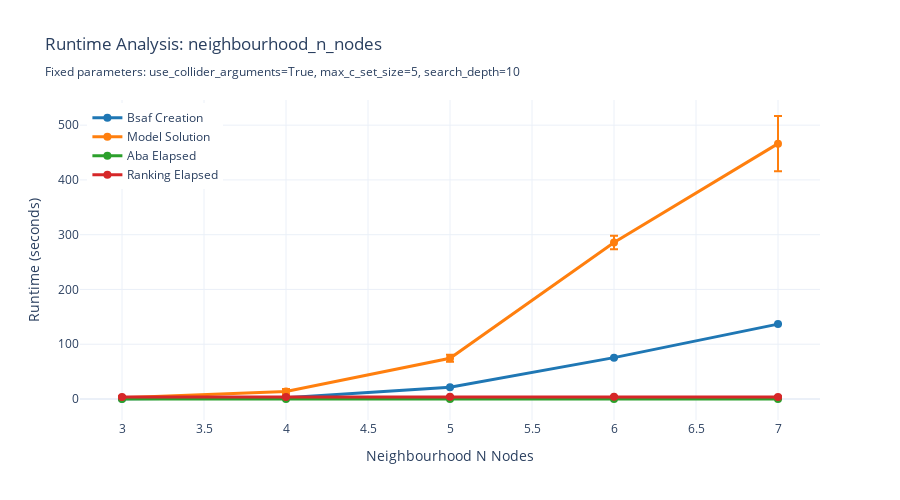
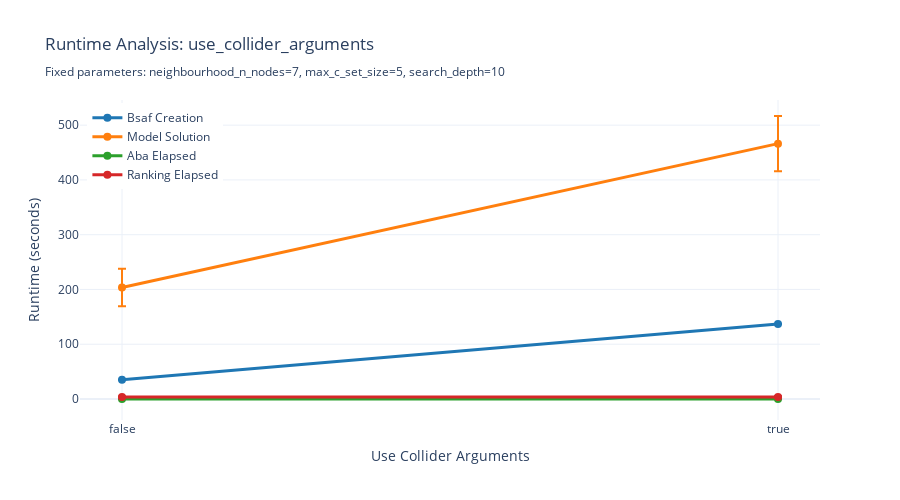
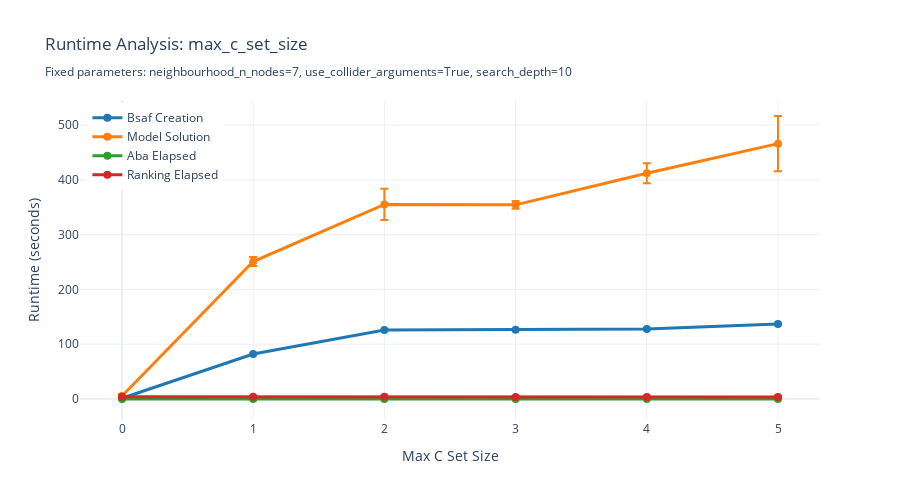
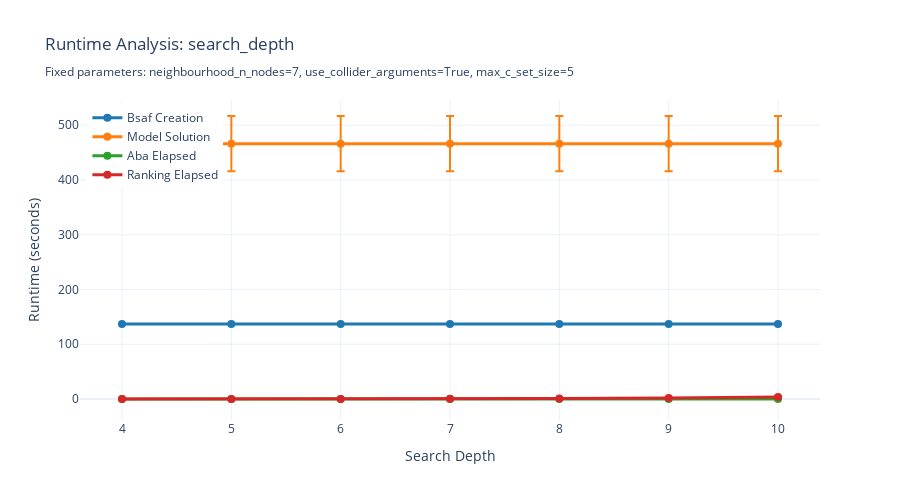

Notebook code cell kept with these figures, in order:
### Code cell
# Generate all runtime ablation plots

# 1. Neighbourhood N Nodes runtime ablation
print("1. Neighbourhood N Nodes Runtime Ablation")
runtime_stats_cycle = create_runtime_ablation_plot('neighbourhood_n_nodes')

# 2. Use collider arguments runtime ablation
print("\n2. Use Collider Arguments Runtime Ablation")
runtime_stats_ct_depth = create_runtime_ablation_plot('use_collider_arguments')

# 3. Max C Set Size runtime ablation  
print("\n3. Max C Set Size Runtime Ablation")
runtime_stats_c_set = create_runtime_ablation_plot('max_c_set_size')

# 4. Search Depth runtime ablation
print("\n4. Search Depth Runtime Ablation") 
runtime_stats_search = create_runtime_ablation_plot('search_depth')

### Figure 1 — Plotly figure (JSON) as saved in the notebook; plotly's stock layout.template omitted (floating-point values rounded to 4 significant figures)
{"data": [{"error_y": {"array": [0.0, 0.0, 0.0, 0.0, 0.0], "type": "data", "visible": true}, "line": {"color": "#1f77b4", "width": 3}, "marker": {"size": 8}, "mode": "lines+markers", "name": "Bsaf Creation", "type": "scatter", "x": [3, 4, 5, 6, 7], "y": [0.3522, 2.111, 21.65, 75.52, 136.8]}, {"error_y": {"array": [1.731, 4.538, 6.527, 12.44, 50.49], "type": "data", "visible": true}, "line": {"color": "#ff7f0e", "width": 3}, "marker": {"size": 8}, "mode": "lines+markers", "name": "Model Solution", "type": "scatter", "x": [3, 4, 5, 6, 7], "y": [2.173, 13.63, 74.44, 285.8, 466.2]}, {"error_y": {"array": [0.004738, 0.004757, 0.004897, 0.004829, 0.004693], "type": "data", "visible": true}, "line": {"color": "#2ca02c", "width": 3}, "marker": {"size": 8}, "mode": "lines+markers", "name": "Aba Elapsed", "type": "scatter", "x": [3, 4, 5, 6, 7], "y": [0.01562, 0.0155, 0.01618, 0.01602, 0.01553]}, {"error_y": {"array": [1.139, 1.188, 1.327, 1.304, 1.208], "type": "data", "visible": true}, "line": {"color": "#d62728", "width": 3}, "marker": {"size": 8}, "mode": "lines+markers", "name": "Ranking Elapsed", "type": "scatter", "x": [3, 4, 5, 6, 7], "y": [3.732, 3.828, 4.115, 4.084, 3.851]}], "layout": {"height": 500, "legend": {"x": 0.01, "xanchor": "left", "y": 0.99, "yanchor": "top"}, "title": {"text": "Runtime Analysis: neighbourhood_n_nodes<br><sub>Fixed parameters: use_collider_arguments=True, max_c_set_size=5, search_depth=10</sub>"}, "xaxis": {"title": {"text": "Neighbourhood N Nodes"}}, "yaxis": {"title": {"text": "Runtime (seconds)"}}}}

### Figure 2 — Plotly figure (JSON) as saved in the notebook; plotly's stock layout.template omitted (floating-point values rounded to 4 significant figures)
{"data": [{"error_y": {"array": [0.0, 0.0], "type": "data", "visible": true}, "line": {"color": "#1f77b4", "width": 3}, "marker": {"size": 8}, "mode": "lines+markers", "name": "Bsaf Creation", "type": "scatter", "x": [false, true], "y": [35.2, 136.8]}, {"error_y": {"array": [34.31, 50.49], "type": "data", "visible": true}, "line": {"color": "#ff7f0e", "width": 3}, "marker": {"size": 8}, "mode": "lines+markers", "name": "Model Solution", "type": "scatter", "x": [false, true], "y": [203.7, 466.2]}, {"error_y": {"array": [0.004286, 0.004693], "type": "data", "visible": true}, "line": {"color": "#2ca02c", "width": 3}, "marker": {"size": 8}, "mode": "lines+markers", "name": "Aba Elapsed", "type": "scatter", "x": [false, true], "y": [0.0151, 0.01553]}, {"error_y": {"array": [0.9686, 1.208], "type": "data", "visible": true}, "line": {"color": "#d62728", "width": 3}, "marker": {"size": 8}, "mode": "lines+markers", "name": "Ranking Elapsed", "type": "scatter", "x": [false, true], "y": [3.617, 3.851]}], "layout": {"height": 500, "legend": {"x": 0.01, "xanchor": "left", "y": 0.99, "yanchor": "top"}, "title": {"text": "Runtime Analysis: use_collider_arguments<br><sub>Fixed parameters: neighbourhood_n_nodes=7, max_c_set_size=5, search_depth=10</sub>"}, "xaxis": {"title": {"text": "Use Collider Arguments"}}, "yaxis": {"title": {"text": "Runtime (seconds)"}}}}

### Figure 3 — Plotly figure (JSON) as saved in the notebook; plotly's stock layout.template omitted (floating-point values rounded to 4 significant figures)
{"data": [{"error_y": {"array": [0.0, 0.0, 0.0, 0.0, 0.0, 0.0], "type": "data", "visible": true}, "line": {"color": "#1f77b4", "width": 3}, "marker": {"size": 8}, "mode": "lines+markers", "name": "Bsaf Creation", "type": "scatter", "x": [0, 1, 2, 3, 4, 5], "y": [1.348, 82.23, 125.8, 126.4, 127.7, 136.8]}, {"error_y": {"array": [3.102, 8.148, 28.69, 7.198, 18.32, 50.49], "type": "data", "visible": true}, "line": {"color": "#ff7f0e", "width": 3}, "marker": {"size": 8}, "mode": "lines+markers", "name": "Model Solution", "type": "scatter", "x": [0, 1, 2, 3, 4, 5], "y": [5.508, 251.1, 355.3, 354.5, 412.3, 466.2]}, {"error_y": {"array": [0.00499, 0.004744, 0.004807, 0.004232, 0.004215, 0.004693], "type": "data", "visible": true}, "line": {"color": "#2ca02c", "width": 3}, "marker": {"size": 8}, "mode": "lines+markers", "name": "Aba Elapsed", "type": "scatter", "x": [0, 1, 2, 3, 4, 5], "y": [0.01633, 0.01607, 0.01599, 0.015, 0.01501, 0.01553]}, {"error_y": {"array": [1.142, 1.312, 1.298, 1.055, 1.032, 1.208], "type": "data", "visible": true}, "line": {"color": "#d62728", "width": 3}, "marker": {"size": 8}, "mode": "lines+markers", "name": "Ranking Elapsed", "type": "scatter", "x": [0, 1, 2, 3, 4, 5], "y": [4.057, 4.081, 4.027, 3.682, 3.696, 3.851]}], "layout": {"height": 500, "legend": {"x": 0.01, "xanchor": "left", "y": 0.99, "yanchor": "top"}, "title": {"text": "Runtime Analysis: max_c_set_size<br><sub>Fixed parameters: neighbourhood_n_nodes=7, use_collider_arguments=True, search_depth=10</sub>"}, "xaxis": {"title": {"text": "Max C Set Size"}}, "yaxis": {"title": {"text": "Runtime (seconds)"}}}}

### Figure 4 — Plotly figure (JSON) as saved in the notebook; plotly's stock layout.template omitted (floating-point values rounded to 4 significant figures)
{"data": [{"error_y": {"array": [0.0, 0.0, 0.0, 0.0, 0.0, 0.0, 0.0], "type": "data", "visible": true}, "line": {"color": "#1f77b4", "width": 3}, "marker": {"size": 8}, "mode": "lines+markers", "name": "Bsaf Creation", "type": "scatter", "x": [4, 5, 6, 7, 8, 9, 10], "y": [136.8, 136.8, 136.8, 136.8, 136.8, 136.8, 136.8]}, {"error_y": {"array": [50.49, 50.49, 50.49, 50.49, 50.49, 50.49, 50.49], "type": "data", "visible": true}, "line": {"color": "#ff7f0e", "width": 3}, "marker": {"size": 8}, "mode": "lines+markers", "name": "Model Solution", "type": "scatter", "x": [4, 5, 6, 7, 8, 9, 10], "y": [466.2, 466.2, 466.2, 466.2, 466.2, 466.2, 466.2]}, {"error_y": {"array": [0.004693, 0.004693, 0.004693, 0.004693, 0.004693, 0.004693, 0.004693], "type": "data", "visible": true}, "line": {"color": "#2ca02c", "width": 3}, "marker": {"size": 8}, "mode": "lines+markers", "name": "Aba Elapsed", "type": "scatter", "x": [4, 5, 6, 7, 8, 9, 10], "y": [0.01553, 0.01553, 0.01553, 0.01553, 0.01553, 0.01553, 0.01553]}, {"error_y": {"array": [0.01657, 0.03376, 0.06788, 0.1399, 0.2931, 0.5953, 1.208], "type": "data", "visible": true}, "line": {"color": "#d62728", "width": 3}, "marker": {"size": 8}, "mode": "lines+markers", "name": "Ranking Elapsed", "type": "scatter", "x": [4, 5, 6, 7, 8, 9, 10], "y": [0.05497, 0.1113, 0.2247, 0.4575, 0.934, 1.893, 3.851]}], "layout": {"height": 500, "legend": {"x": 0.01, "xanchor": "left", "y": 0.99, "yanchor": "top"}, "title": {"text": "Runtime Analysis: search_depth<br><sub>Fixed parameters: neighbourhood_n_nodes=7, use_collider_arguments=True, max_c_set_size=5</sub>"}, "xaxis": {"title": {"text": "Search Depth"}}, "yaxis": {"title": {"text": "Runtime (seconds)"}}}}
